Frame 1 (no input): blank canvas, image omitted
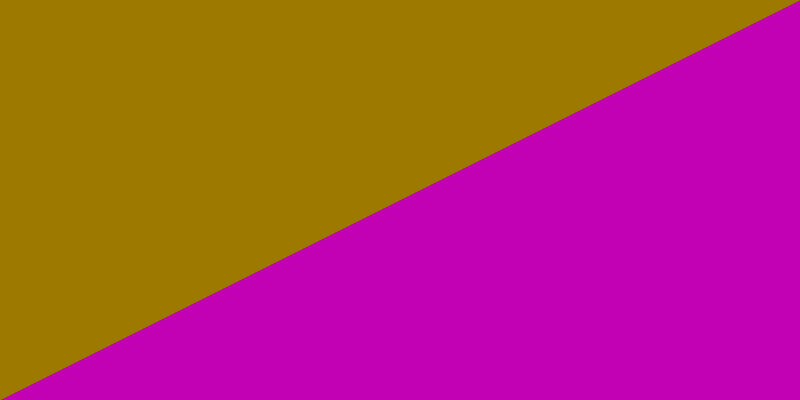
Frame 60 (no input)
Frame 120 (the mouse pressed at the canvas centre since frame 60): identical to frame 60, image omitted

The p5.js sketch that drew this single still picture (run headless with seeded random() and noise() and a simulated clock; from frame 60 on, the mouse is pressed at the canvas centre):

// p5.js sketch
// ── sketch.js
function setup() {
  createCanvas(800, 400);
  noStroke();
  background(0);
}

function draw() {

  if (frameCount % 8 == 0){
  
  fill(random(100, 255),0, random(100, 255), random(200, 255));
  triangle (800, 0, (800 - mouseX), (400 - mouseY), 0, 400);  
  
  fill(random(100, 255), random(100, 255), 0, random(200, 255));
  triangle (0, 400, mouseX, mouseY, 800, 0);
  }
}
